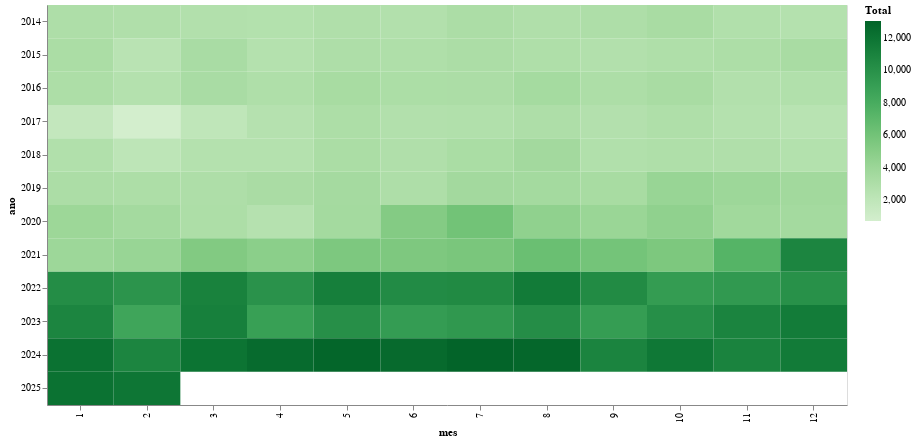

The cell this chart's notebook holds for it:
### Code cell
chart = alt.Chart(TOTALMESANODF).mark_rect().encode(
    x=alt.X('mes:O'),
    y=alt.Y('ano:O'),
    color=alt.Color('Total:Q', scale=alt.Scale(scheme='greens')),
    tooltip=['ano', 'mes', 'Total']
).properties(width=800, height=400)

chart

### Figure 1 — Vega-Lite specification as saved in the notebook (floating-point values rounded to 4 significant figures; data arrays with more than 128 entries replaced by an {"elided": "..."} marker saying what was removed)
{"config": {"view": {"continuousWidth": 300, "continuousHeight": 300}}, "data": {"name": "data-002297e3f761c023d79905ca376d8522"}, "mark": {"type": "rect"}, "encoding": {"color": {"field": "Total", "scale": {"scheme": "greens"}, "type": "quantitative"}, "tooltip": [{"field": "ano", "type": "quantitative"}, {"field": "mes", "type": "quantitative"}, {"field": "Total", "type": "quantitative"}], "x": {"field": "mes", "type": "ordinal"}, "y": {"field": "ano", "type": "ordinal"}}, "height": 400, "width": 800, "$schema": "https://vega.github.io/schema/vega-lite/v5.17.0.json", "datasets": {"data-002297e3f761c023d79905ca376d8522": {"elided": "134 records"}}}
